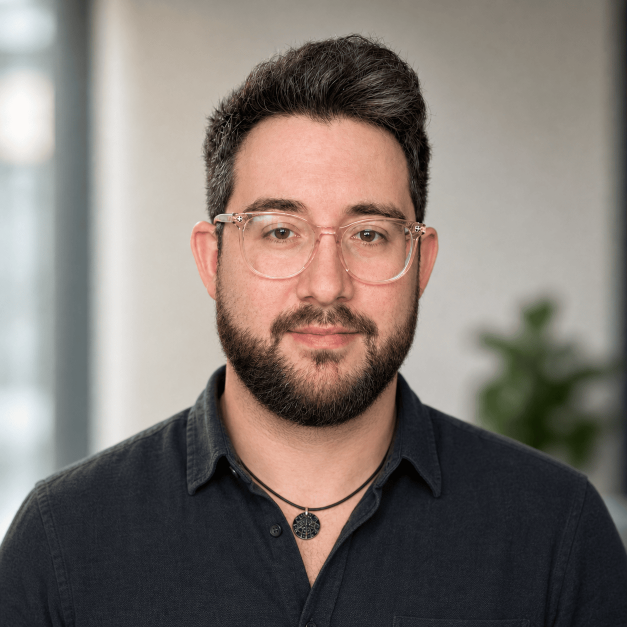
#> input picture tools/quellen/ben-portrait.png, 1254 x 1254 px, found by its file name (shown at 1/2 size)
$ python portrait-eindunkeln.py
#> lines starting #> are read from the running program, lines starting #| are printed output that depends on the picture
#!/usr/bin/env python3
"""
Holt das Portrait in die dunkle Bildwelt der Seite.

Warum keine Freistellung: Ohne ML-Segmentierung entsteht an Haaren und
Brillenrand ein Halo — auf dunklem Grund fällt genau das auf.

Warum nicht über Helligkeit: gemessen am Original ist die Haut mit 0.69
GENAU SO HELL wie die Wand (0.54–0.67). Eine Tonwertkurve trifft damit
zwangsläufig das Gesicht mit und wäscht es aus (erster Versuch, verworfen).

Was die beiden trennt, ist die SÄTTIGUNG:
    Haut   0.287 – 0.305
    Wand   0.032 – 0.065
    Haare  0.049   ← niedrig, aber ohnehin dunkel (0.147)
    Hemd   0.055   ← desgleichen (0.185)

Die Maske ist deshalb: gesättigt ODER dunkel = Person, alles andere =
Hintergrund. Nur der Hintergrund wird nach Charcoal gezogen.

Aufruf:  python3 tools/portrait-eindunkeln.py
Ergebnis: public/images/ben-portrait-dunkel.webp
"""
import os
from PIL import Image, ImageFilter
import numpy as np

# Original liegt bewusst AUSSERHALB von public/ — es wiegt 614 KB und
# soll nicht ausgeliefert werden, sondern nur Quelle der Bearbeitung sein.
QUELLE = "tools/quellen/ben-portrait.png"
ZIEL   = "public/images/ben-portrait-dunkel.webp"

# Anzeigegröße 296×370 (4:5), doppelt für Retina.
BREITE, HOEHE = 592, 740

CHARCOAL = np.array([0x14, 0x12, 0x10], dtype=float) / 255
EMBER    = np.array([0xE8, 0x5A, 0x2B], dtype=float) / 255

# Sättigungs-Fenster: unterhalb SAT_MIN ist es sicher Hintergrund, ab SAT_VOLL
# sicher Haut. Die Wand liegt mit 0.03–0.065 klar unter SAT_MIN — ohne diesen
# Sockel blieb sie als Mittelgrau stehen, statt nach Charcoal zu fallen.
SAT_MIN        = 0.11
SAT_VOLL       = 0.25
DUNKEL_SCHWELLE= 0.34   # darunter ebenfalls Person (Haare, Hemd)
MASKE_ERODIER  = 9      # Maske zuerst schrumpfen, dann weichzeichnen — sonst
MASKE_WEICH    = 4      # blutet sie nach außen und erzeugt einen Lichtkranz
HINTERGRUND_AB = 0.94   # wie stark der Hintergrund nach Charcoal fällt
WAERME         = 0.16   # Glut im Hintergrund, damit er nicht neutralgrau bleibt
KONTRAST       = 1.06   # Person minimal knackiger, damit sie nicht flau wirkt


def beschneiden(img):
    b, h = img.size
#> b = 1254; h = 1254
    ziel = BREITE / HOEHE
    if b / h > ziel:
        neu_b = int(h * ziel)
#> neu_b = 1003
        img = img.crop(((b - neu_b) // 2, 0, (b - neu_b) // 2 + neu_b, h))
    else:
        img = img.crop((0, 0, b, int(b / ziel)))   # Kopf sitzt oben
    return img.resize((BREITE, HOEHE), Image.LANCZOS)


def main():
    img = beschneiden(Image.open(QUELLE).convert("RGB"))
    a = np.asarray(img, dtype=float) / 255.0

    lum = 0.2126 * a[..., 0] + 0.7152 * a[..., 1] + 0.0722 * a[..., 2]
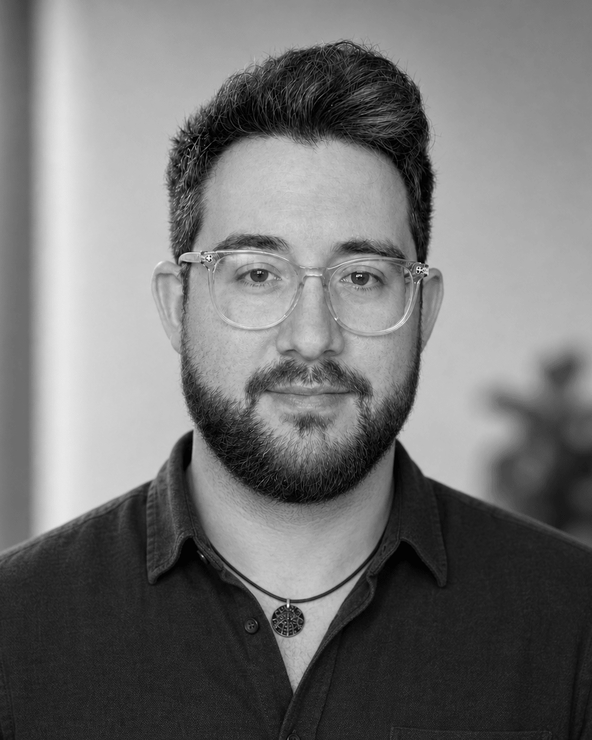
#> lum: shape (740, 592) float64; min 0, max 0.989, mean 0.456
    sat = a.max(axis=2) - a.min(axis=2)
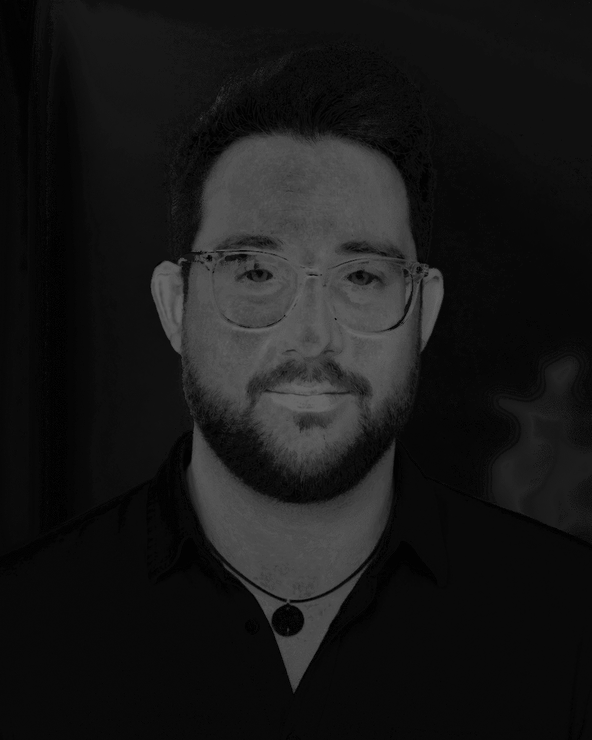
#> sat: shape (740, 592) float64; min 0, max 0.431, mean 0.0948

    # --- Personen-Maske: gesättigt ODER dunkel ---------------------------
    m_sat    = np.clip((sat - SAT_MIN) / (SAT_VOLL - SAT_MIN), 0, 1)
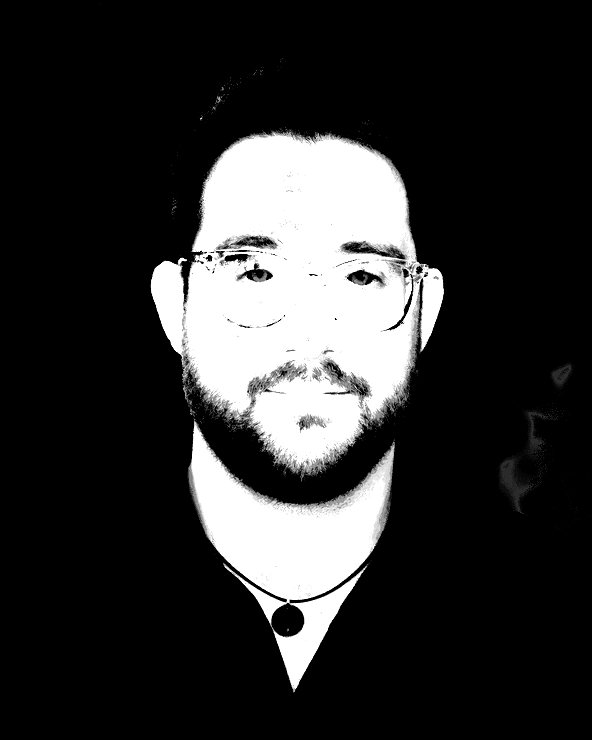
#> m_sat: shape (740, 592) float64; min 0, max 1, mean 0.189
    m_dunkel = np.clip((DUNKEL_SCHWELLE - lum) / DUNKEL_SCHWELLE, 0, 1)
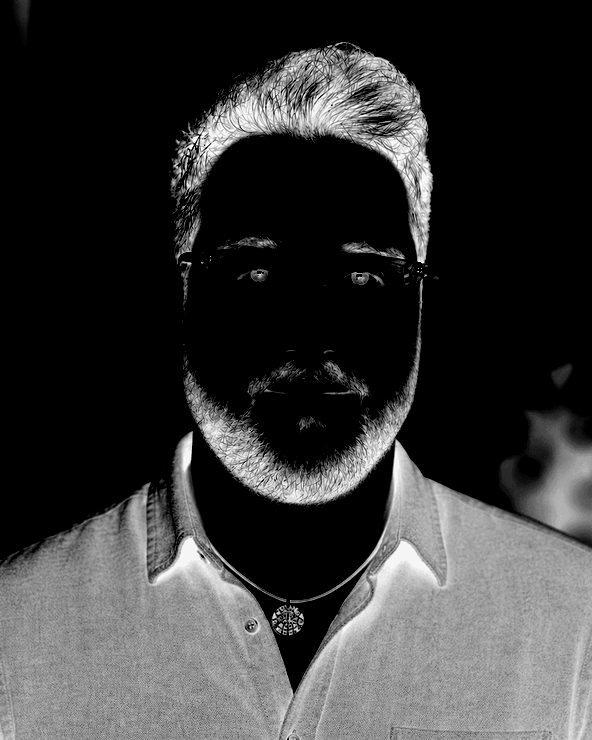
#> m_dunkel: shape (740, 592) float64; min 0, max 1, mean 0.216
    person   = np.maximum(m_sat, m_dunkel)

    # Gesichtszone hart schützen: Die Brille ist blass-rosa und läge sonst
    # unter SAT_MIN — sie würde als Hintergrund abgedunkelt mitten im Gesicht.
    yy, xx = np.mgrid[0:HOEHE, 0:BREITE].astype(float)
    gesicht = np.clip(1.0 - np.sqrt(((xx - BREITE * 0.50) / (BREITE * 0.205)) ** 2 +
                                    ((yy - HOEHE * 0.42) / (HOEHE * 0.265)) ** 2), 0, 1)
    person = np.maximum(person, np.clip(gesicht * 3.0, 0, 1))

    # Erst schrumpfen, dann weichzeichnen. Nur weichzeichnen lässt die Maske
    # über die Silhouette hinauswachsen — die Wand direkt an Haaren und Brille
    # bleibt dann hell stehen und bildet einen Lichtkranz um den Kopf.
    bild = Image.fromarray((person * 255).astype(np.uint8))
    bild = bild.filter(ImageFilter.MinFilter(MASKE_ERODIER))
    person = np.asarray(bild.filter(ImageFilter.GaussianBlur(MASKE_WEICH)),
                        dtype=float) / 255.0
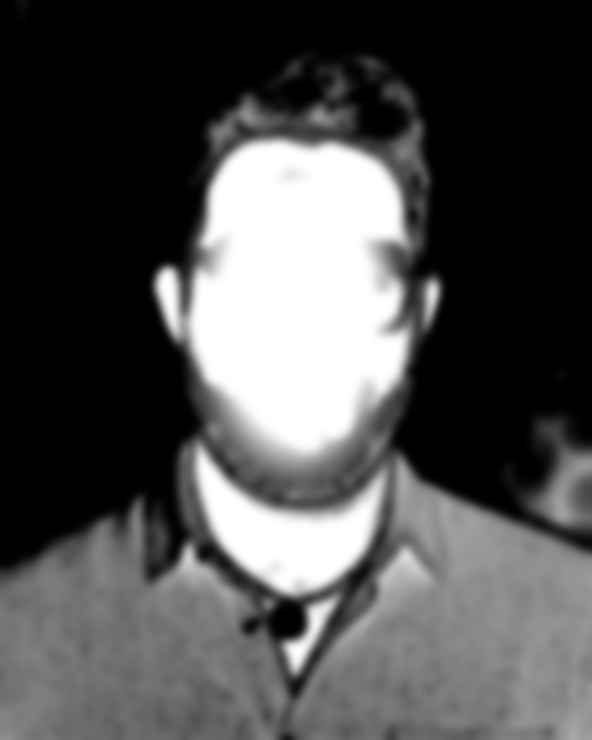
#> person: shape (740, 592) float64; min 0, max 1, mean 0.312

    hintergrund = 1.0 - person
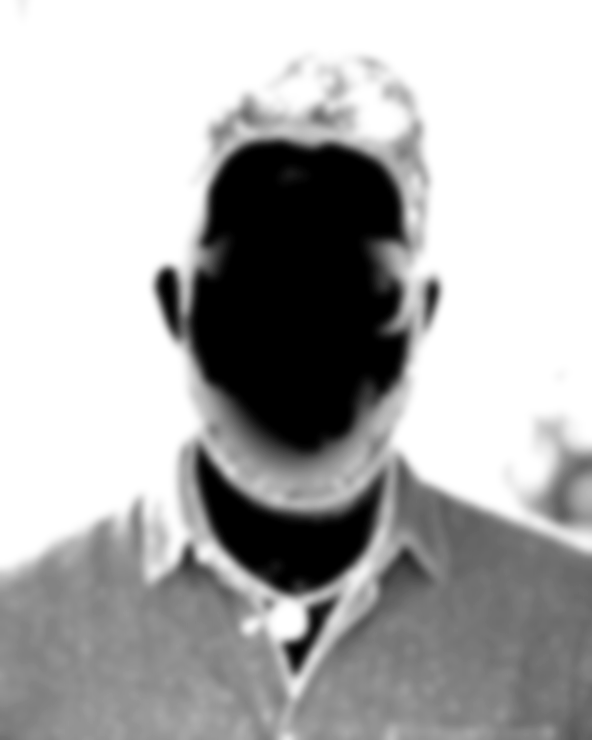
#> hintergrund: shape (740, 592) float64; min 0, max 1, mean 0.688

    # --- Hintergrund nach Charcoal ziehen --------------------------------
    staerke = hintergrund * HINTERGRUND_AB
    a = a * (1 - staerke[..., None]) + CHARCOAL[None, None, :] * staerke[..., None]

    # --- Glut nur im Hintergrund, von links oben -------------------------
    # Wirkt als beleuchteter Bildgrund, nicht als Fleck auf dem Gesicht,
    # weil die Personen-Maske sie aussperrt.
    glut = np.clip(1.0 - np.sqrt(((xx - BREITE * 0.06) / (BREITE * 0.85)) ** 2 +
                                 ((yy - HOEHE * 0.20) / (HOEHE * 0.85)) ** 2), 0, 1) ** 2
    a = np.clip(a + EMBER[None, None, :] * (glut * hintergrund * WAERME)[..., None], 0, 1)
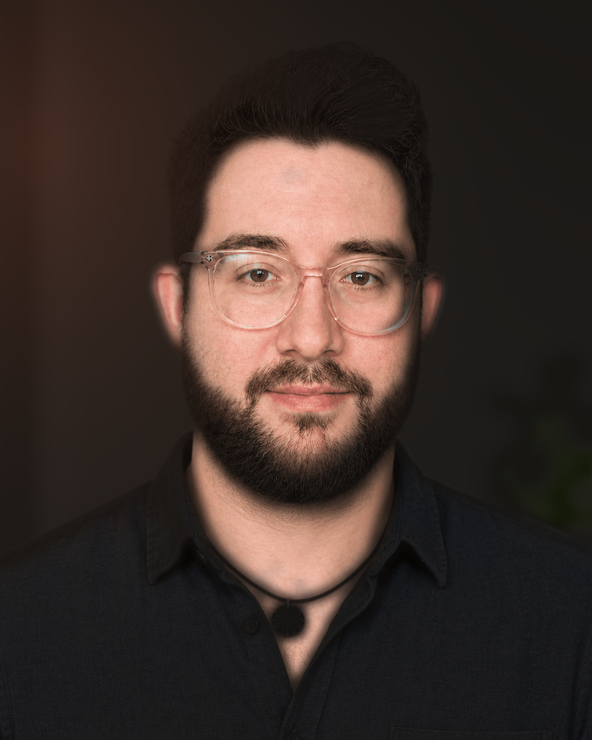
#> a: shape (740, 592, 3) float64; mean R, G, B 0.243, 0.189, 0.168

    # --- Person leicht anziehen ------------------------------------------
    mitte = 0.5
    a = np.clip(mitte + (a - mitte) * (1 + (KONTRAST - 1) * person[..., None]), 0, 1)

    # --- Vignette ganz außen, damit die Ecken sicher schließen -----------
    d = np.sqrt(((xx - BREITE * 0.5) / (BREITE * 0.5)) ** 2 +
                ((yy - HOEHE * 0.45) / (HOEHE * 0.5)) ** 2)
    v = np.clip((d - 0.78) / 0.55, 0, 1)
    v = (v * v * (3 - 2 * v)) * 0.85
    a = a * (1 - v[..., None]) + CHARCOAL[None, None, :] * v[..., None]

    Image.fromarray((np.clip(a, 0, 1) * 255).astype(np.uint8)).save(
        ZIEL, "WEBP", quality=88, method=6)

    print(f"{ZIEL}  {BREITE}×{HOEHE}  {os.path.getsize(ZIEL)/1024:.0f} KB "
          f"(vorher {os.path.getsize(QUELLE)/1024:.0f} KB)")


if __name__ == "__main__":
    main()

$ run again, with _archive/2026-08-23-tote-assets/images/grimoire.jpg saved as tools/quellen/ben-portrait.png
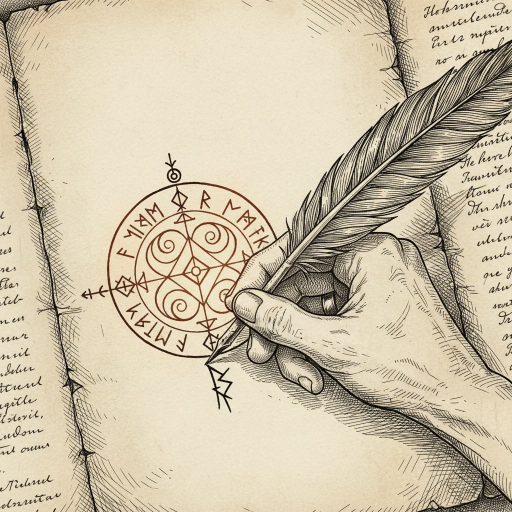
#> input picture _archive/2026-08-23-tote-assets/images/grimoire.jpg, 1024 x 1024 px, found by its file name (shown at 1/2 size)
#> b = 1024
#> neu_b = 819
#> in main, `hintergrund = 1.0 - person`:
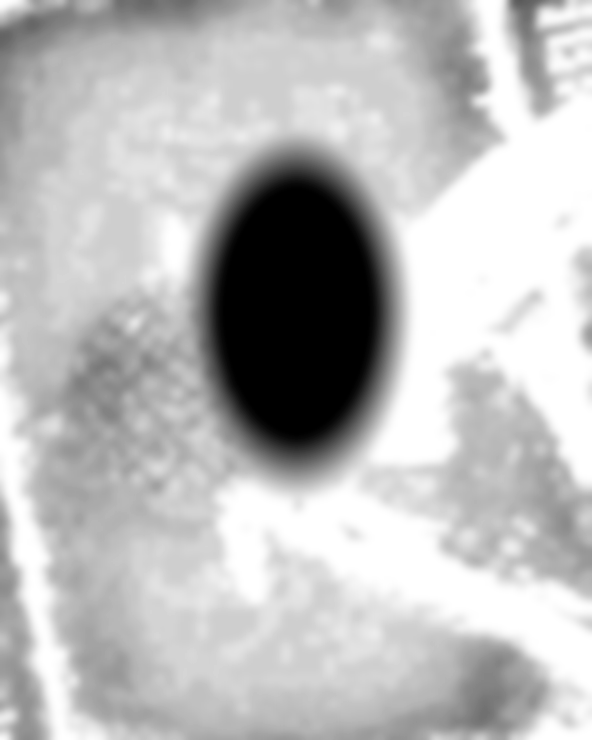
#> hintergrund: shape (740, 592) float64; min 0, max 1, mean 0.73
#> in main, `a = a * (1 - v[..., None]) + CHARCOAL[None, None, :] * v[..., None]`:
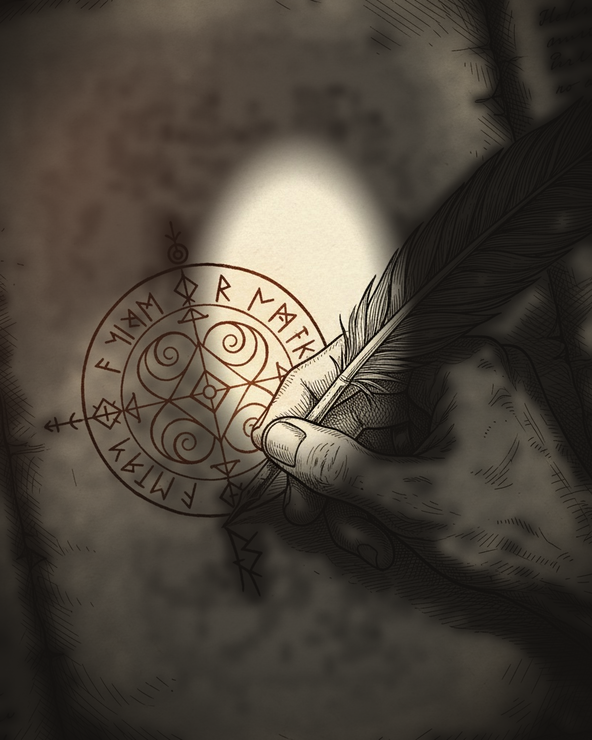
#> a: shape (740, 592, 3) float64; mean R, G, B 0.298, 0.269, 0.232
